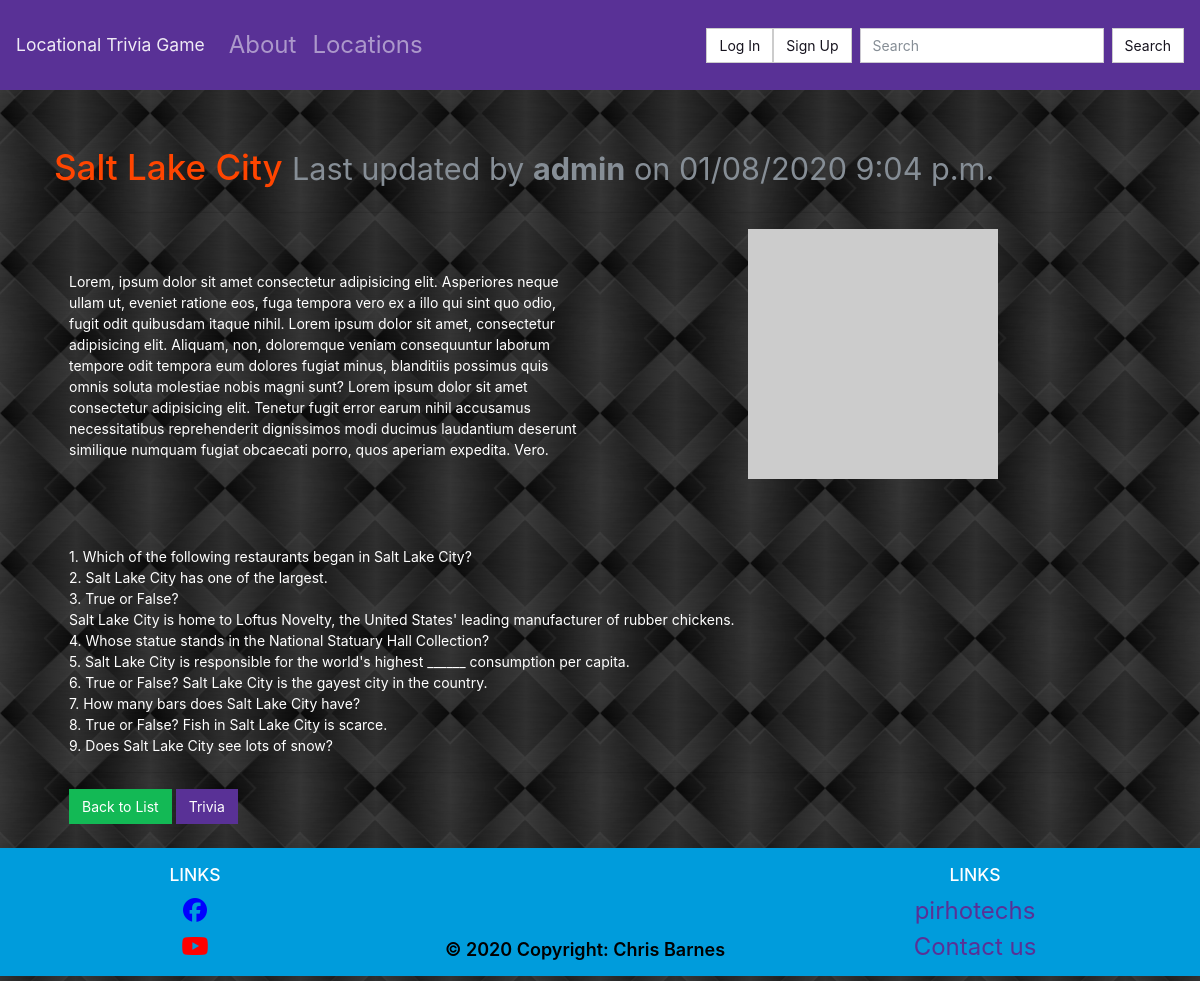
/locations/utah/, run on the app's committed database.
### locations/models.py (models this page shows, shortened)
class Page(models.Model):
    objects = models.Manager()
    slug = models.CharField(max_length=settings.PAGE_TITLE_MAX_LENGTH, blank=True, editable=False, help_text="Unique URL path to access this page. Generated by the system.")
    created = models.DateTimeField(auto_now_add=True, help_text="The date and time this page was created. Automatically generated when the model saves.")
    modified = models.DateTimeField(auto_now=True, help_text="The date and time this page was updated. Automatically generated when the model updates.")
    title = models.CharField(max_length=settings.PAGE_TITLE_MAX_LENGTH, unique=True, default="Title of your page.")
    author = models.ForeignKey(User, on_delete=models.PROTECT, help_text="The user that posted this article.")
    content = models.TextField(default="Write the content of your page here.")

### locations/views.py (the view)
# urls.py: path('<str:slug>/', PageDetailView.as_view(), name='details-page'),
class PageDetailView(DetailView):
    model = Page
    template_name = 'locations/page.html'

### locations/templates/locations/page.html (shortened to what this page needs)
{% extends "base.html" %}
{% block content %}
  <div class="row">
    <div class="col m-4">
        <div class="row">
            <h1>
                {{ page.title }}
                <small class="text-muted">Last updated by <b>{{ page.author.username }}</b> on {{ page.modified|date:"SHORT_DATETIME_FORMAT" }} </small>
            </h1>
        </div>
        <hr>
        <div class="row mt-3">
            <div class="col" style="margin-top: 3em; margin-bottom: 5em;">
                <p>
                    Lorem, ipsum dolor sit amet consectetur adipisicing elit. Asperiores neque ullam ut, eveniet ratione eos,
                    fuga tempora vero ex a illo qui sint quo odio, fugit odit quibusdam itaque nihil. Lorem ipsum dolor sit
                    amet, consectetur adipisicing elit. Aliquam, non, doloremque veniam consequuntur laborum tempore odit
                    tempora eum dolores fugiat minus, blanditiis possimus quis omnis soluta molestiae nobis magni sunt? Lorem
                    ipsum dolor sit amet consectetur adipisicing elit. Tenetur fugit error earum nihil accusamus necessitatibus
                    reprehenderit dignissimos modi ducimus laudantium deserunt similique numquam fugiat obcaecati porro, quos
                    aperiam expedita. Vero.
                </p>
            </div>
            <div class="col text-center">
                <a href="https://placeholder.com"><img src="https://via.placeholder.com/250x250?text=Image+of+this+place"></a>
            </div>
        </div>
        <p>{{ page.content|linebreaksbr }}</p>
        <hr>
        <a href="{% url 'list-page' %}" class="btn btn-success">Back to List</a>
        <a href="{% url 'trivia' slug=page.slug %}" class="btn btn-primary">Trivia</a>
    </div>
  </div>
{% endblock %}

### static/style.css (style rules this page uses)
body { background: lightgrey url("images/background.jpg") center; }
h1 { color: orangered; }
h2, h3, h4, p { color: white; }

### data on the page
Page: title "Salt Lake City", author.username "admin", modified "01/08/2020 9:04 p.m.", content "1. Which of the following restaurants began in Salt Lake City? 2. Salt Lake City has one of the largest. 3. True or False? Salt Lake City is home to Loftus Novelty, the United States' leading manufacturer of rubber chickens. 4. Whose statue stands in the National Statuary Hall Collection? 5. Salt Lake City is responsible for the world's highest ______ consumption per capita. 6. True or False? Salt Lake City is the gayest city in the country. 7. How many bars does Salt Lake City have? 8. True or False? Fish in Salt Lake City is scarce. 9. Does Salt Lake City see lots of snow?"
